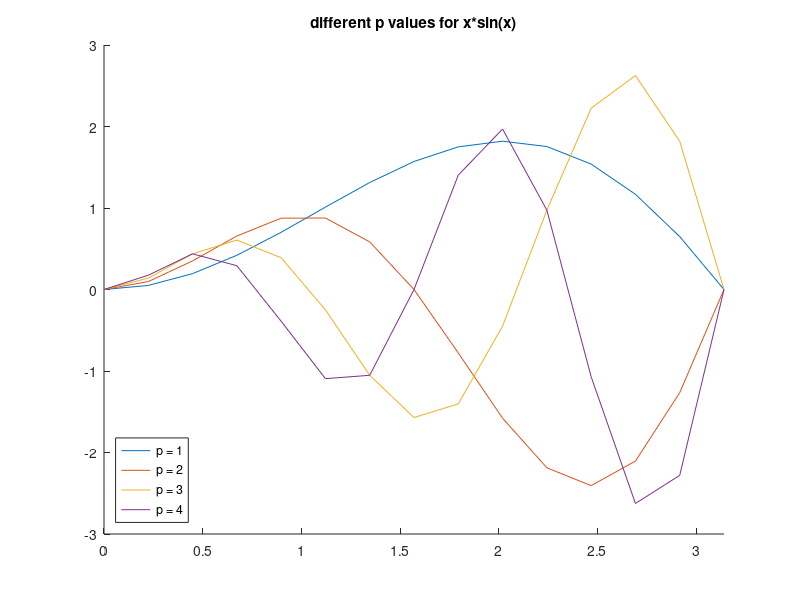

This chart was generated by the following MATLAB code:
clear, clc

I = [0 pi]
p = 1:4
fp = @(x) x.*sin(p.*x)

figure(1), clf(1), hold on
title('different p values for x*sin(x)')
fplot(fp,I)
legend(['p = ', num2str(p(1))], ['p = ', num2str(p(2))], ['p = ', num2str(p(3))], ['p = ', num2str(p(4))], 'Location', 'SouthWest')




